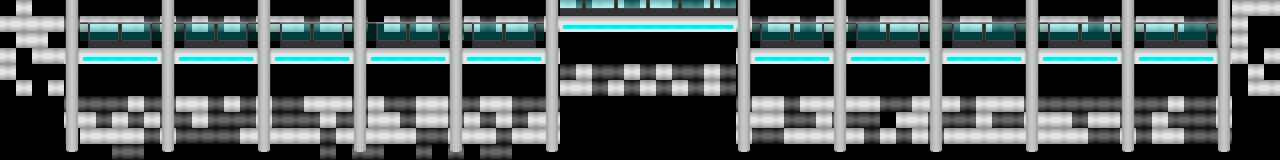

A level layout from a 2D game, rendered from its tile map. Below: a short description, then the map file with tile-grid data replaced by summaries:
An orthogonal 80x10 tile map with 16x16 px tiles, 5 tile layers (Floor, Floor2, Background, Forground, ...).

<map version="1.0" orientation="orthogonal" renderorder="right-down" width="80" height="10" tilewidth="16" tileheight="16" nextobjectid="1">
 <tileset firstgid="1" name="Tilemap" tilewidth="16" tileheight="16">
  <image source="Tilemap.png" width="512" height="512" />
 </tileset>
 <layer name="Floor" width="80" height="10">
  <data>[800 cells, 452 non-empty, 18 distinct tile ids]</data>
 </layer>
 <layer name="Floor2" width="80" height="10">
  <data>[800 cells, 192 non-empty, 15 distinct tile ids]</data>
 </layer>
 <layer name="Background" width="80" height="10">
  <data>[800 cells, 368 non-empty, 41 distinct tile ids]</data>
 </layer>
 <layer name="Forground" width="80" height="10">
  <data>[800 cells, 160 non-empty, 17 distinct tile ids]</data>
 </layer>
 <layer name="Forground 1" width="80" height="10">
  <data>[800 cells, 158 non-empty, 8 distinct tile ids]</data>
 </layer>
</map>